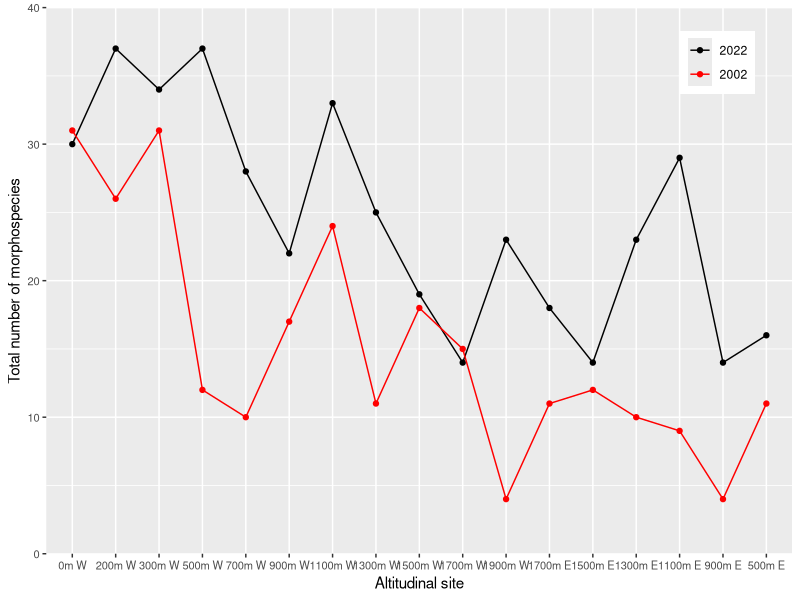
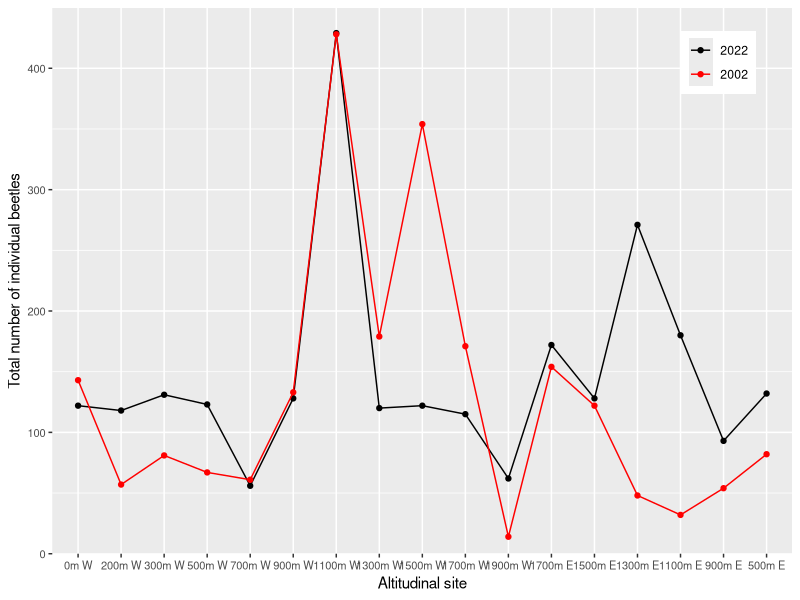

Source code (R) for these figures, in order:
##### Coskun Kucukkaragoz
#### 25th of April 2024
### Start of the R script to analyse the data from my mounting, pinning, and sorting, of beetles for the October 2022 season from the Cederburg

# set-up ####

# packages
rm(list = ls())
library(tidyverse)

# reading in raw data with correct data types

beet_22_raw <- read.csv("ceder_beetle_diversity_october_2022.csv", stringsAsFactors = TRUE) %>% mutate(across(c(ID, site, replicate, trap, label, season, year, full_label), factor))

beet_02_raw <- read.csv("oct_2002_beetles_coskun_edit.csv", stringsAsFactors = TRUE) %>% mutate(across(c(label,site, replicate, year), factor))

# reducing all unique specimen labels into single row entries

beet_22_condensed <- beet_22_raw %>% group_by(ID, site, replicate, trap, label, season, year, full_label) %>% summarise(across(c(anthia_decemguttata, stenocara_dentata, starts_with("morphospecies")), sum)) %>% ungroup()

# calculating the number of individual specimens found for each morphospecies/species

{x <- mapply(sum,beet_22_condensed[,-c(1:8)])
species_specimen_count <- cbind(read.table(text = names(x)), x)
rownames(species_specimen_count) <- NULL
colnames(species_specimen_count) <- c("morphospecies", "individuals")
rm(x)}

{y <- mapply(sum,beet_02_raw[,-c(1:4)])
  species_02 <- cbind(read.table(text = names(y)), y)
  rownames(species_02) <- NULL
  colnames(species_02) <- c("morphospecies", "individuals")
  rm(y)}

species_specimen_count %>% arrange(desc(individuals)) # ordered descendingly
species_specimen_count %>% summarise(individuals = sum(individuals))

species_02 %>%  arrange(desc(individuals))
species_02 %>% summarise(individuals = sum(individuals))

# calculating number of individual insects found per altitudinal site

site_count <- beet_22_condensed %>% mutate(individuals = rowSums(across(where(is.numeric)), na.rm=TRUE)) %>% select(c(ID, site, label, individuals)) %>% group_by(site) %>% summarise(individuals = sum(individuals))

abundance_2002 <- beet_02_raw %>% mutate(individuals = rowSums(across(where(is.numeric)), na.rm=TRUE)) %>% select(site, individuals) %>% group_by(site) %>% summarise(individuals = sum(individuals))

# calculating species diversity per site

site_diversity <- beet_22_condensed %>% group_by(site) %>% summarise(across(c(anthia_decemguttata, stenocara_dentata, starts_with("morphospecies")), sum)) %>% mutate_if(is.numeric, ~1 * (. > 0)) %>% mutate(diversity = rowSums(across(where(is.numeric)))) %>% select(c(site, diversity))

(diversity_2002 <- beet_02_raw %>% group_by(site) %>% mutate_if(is.numeric, ~1 * (. > 0)) %>% mutate(diversity = rowSums(across(where(is.numeric)))) %>% select(c(site, diversity)) %>% summarise(diversity = sum(diversity)))

# graphs ####

alt_labels <- c("0m W","200m W","300m W","500m W","700m W","900m W","1100m W","1300m W","1500m W","1700m W","1900m W","1700m E","1500m E","1300m E","1100m E","900m E","500m E")

# species diversity per altitudinal site

ggplot(site_diversity, aes(x = site, y = diversity, group = 1, colour = "black")) + geom_point() + geom_line() + xlab("Altitudinal site") + ylab("Total number of morphospecies") + scale_x_discrete(label = alt_labels) + scale_y_continuous(expand = c(0, 0), limits = c(0, 40)) + theme(axis.text = element_text(size = 8)) + geom_point(data = diversity_2002, aes(colour = "red")) + geom_line(data = diversity_2002, aes(colour = "red")) + scale_colour_manual(name = NULL, values =c("black"="black","red"="red"), labels = c("2022","2002")) + theme(legend.position = c(.9, .9))

# individual insects per altitudinal site

ggplot(site_count, aes (x = site, y = individuals, group = 1, colour = "black")) + geom_point() + geom_line() + xlab("Altitudinal site") + ylab("Total number of individual beetles") + scale_x_discrete(label = alt_labels) + scale_y_continuous(expand = c(0, 0), limits = c(0, 450)) + theme(axis.text = element_text(size = 8)) + geom_point(data = abundance_2002, aes(colour = "red")) + geom_line(data = abundance_2002, aes(colour = "red")) + scale_colour_manual(name = NULL, values =c("red"="red", "black"="black"), labels = c("2022","2002")) + theme(legend.position = c(.9, .9))

# diversity ratio

(dratio <- site_count$individuals/site_diversity$diversity)

# working data ####
# up to spp 7, 2108

# species_specimen_count %>% filter(individuals < 2) %>%  arrange(individuals)

# edit the morphospecies numbers and sites for the specimens of interest

# beet_22_condensed %>% filter(trap != 3) %>% group_by(site) %>% 
#   summarise(individuals = sum(morphospecies_12)) %>%
#   filter(individuals > 0)

# individual site samples

# (species_by_site <- beet_22_condensed %>% select(ID, site, label, morphospecies_69) %>%
#   filter(morphospecies_69 > 0))
